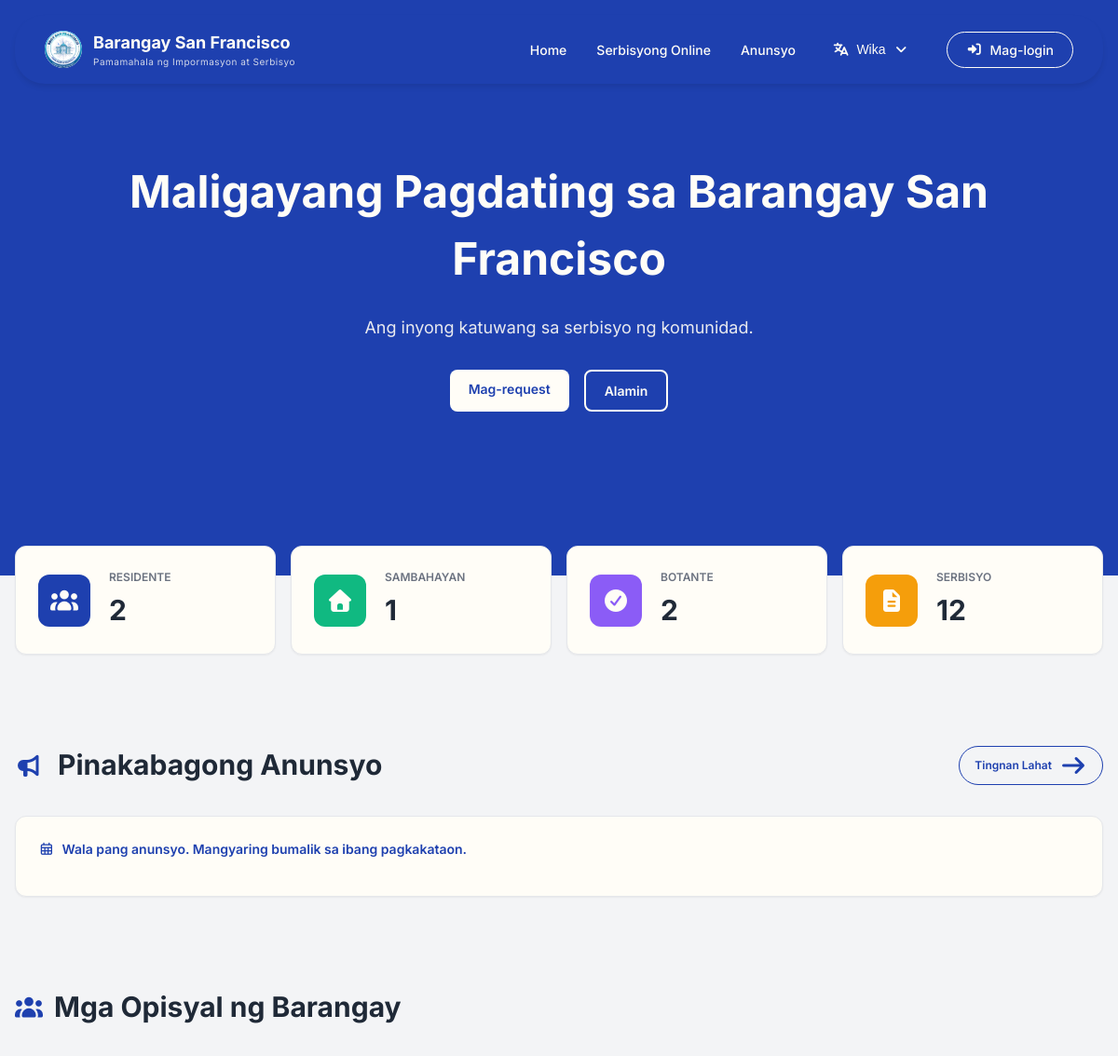
Before: /pages/index.php (upper part) with the older database file.
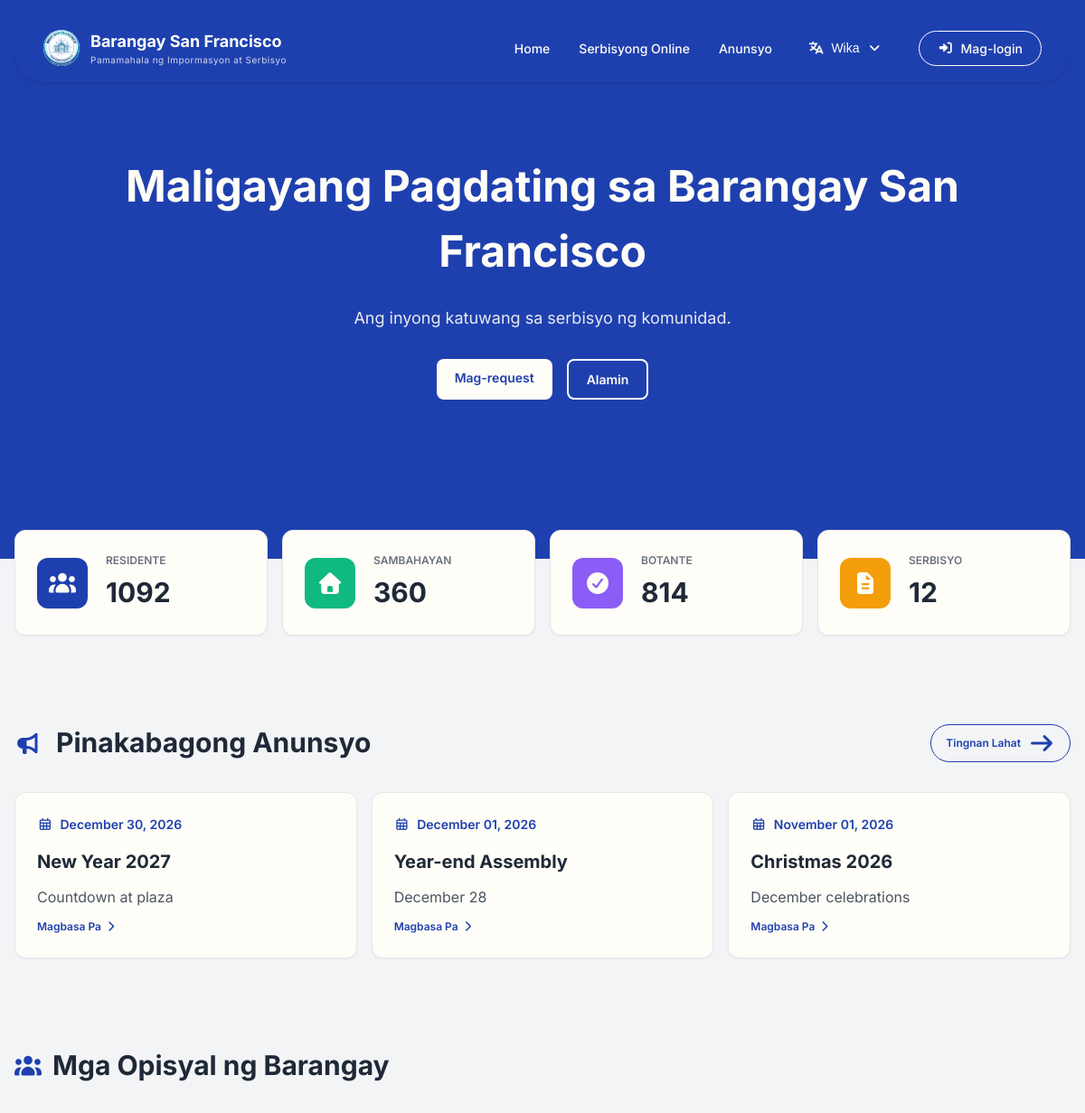
After: the same page with the newer database file.
### tables this page shows
CREATE TABLE IF NOT EXISTS `announcements` (
  `announcement_id` int NOT NULL AUTO_INCREMENT,
  `title` varchar(255) NOT NULL,
  `content` text NOT NULL,
  `created_by` int DEFAULT NULL,
  `created_at` timestamp NULL DEFAULT CURRENT_TIMESTAMP,
  `updated_at` timestamp NULL DEFAULT CURRENT_TIMESTAMP ON UPDATE CURRENT_TIMESTAMP,
  PRIMARY KEY (`announcement_id`),
  KEY `created_by` (`created_by`)
);

### includes/translations/translations.php (called while the page is built, shortened)
<?php
function __($key) {
    $lang = $_SESSION['lang'] ?? 'tl';
    return $translations[$lang][$key] ?? $key;
}
?>

### includes/core/queries.php (called while the page is built, shortened)
<?php
function getDashboardStats() {
    global $conn;
    $stats = [];
    $stmt = $conn->prepare("SELECT COUNT(*) as total FROM resident");
    $stmt->execute();
    $stats['total_residents'] = $stmt->get_result()->fetch_assoc()['total'];
    $stmt = $conn->prepare("SELECT COUNT(*) as total FROM household");
    $stmt->execute();
    $stats['total_households'] = $stmt->get_result()->fetch_assoc()['total'];
    $stmt = $conn->prepare("SELECT COUNT(*) as total FROM service_request");
    $stmt->execute();
    $stats['total_requests'] = $stmt->get_result()->fetch_assoc()['total'];
    $stmt = $conn->prepare("SELECT COUNT(*) as total FROM complaint WHERE status = 'pending'");
    $stmt->execute();
    $stats['pending_complaints'] = $stmt->get_result()->fetch_assoc()['total'];
    $stmt = $conn->prepare("SELECT COUNT(*) as total FROM resident WHERE is_voter = 1");
    $stmt->execute();
    $stats['total_voters'] = $stmt->get_result()->fetch_assoc()['total'];
    $stmt = $conn->prepare("SELECT COUNT(*) as total FROM service WHERE is_active = 1");
    $stmt->execute();
    $stats['total_services'] = $stmt->get_result()->fetch_assoc()['total'];
    return $stats;
}
?>

### pages/index.php (the view, shortened to what the changed rows need)
<?php
require_once '../includes/core/init.php';
$stats = getDashboardStats();
$announcementStmt = $conn->prepare("SELECT * FROM announcements ORDER BY created_at DESC LIMIT 3");
$announcementStmt->execute();
$latestAnnouncements = $announcementStmt->get_result()->fetch_all(MYSQLI_ASSOC);
include '../includes/layouts/header.php';
?>
<link rel="stylesheet" href="/barangay-residence-system/assets/css/pages/index.css">
<?php include '../includes/layouts/navbar.php'; ?>
<main>
    <section class="hero">
        <div class="container">
            <h2><?php echo __('hero-title'); ?></h2>
        </div>
    </section>
    <div class="container stats-section">
        <div class="grid grid-cols-4">
            <div class="card card-hover stat-card">
                <div class="stat-info">
                    <p><?php echo __('stat-residents'); ?></p>
                    <p class="stat-number"><?php echo $stats['total_residents'] ?? '0'; ?></p>
                </div>
            </div>
            <div class="card card-hover stat-card">
                <div class="stat-info">
                    <p><?php echo __('stat-households'); ?></p>
                    <p class="stat-number"><?php echo $stats['total_households'] ?? '0'; ?></p>
                </div>
            </div>
            <div class="card card-hover stat-card">
                <div class="stat-info">
                    <p><?php echo __('stat-voters'); ?></p>
                    <p class="stat-number"><?php echo $stats['total_voters'] ?? '0'; ?></p>
                </div>
            </div>
        </div>
    </div>
    <section class="announcement-section">
        <div class="container">
            <div class="grid grid-cols-3">
                <?php if (empty($latestAnnouncements)): ?>
                    <div class="card announcement-card" style="grid-column: span 3; text-align: center;">
                        <div class="announcement-date">
                            <i class="far fa-calendar-alt"></i>
                            <span><?php echo __('no-announcements'); ?></span>
                        </div>
                    </div>
                <?php else: ?>
                    <?php foreach ($latestAnnouncements as $announcement): ?>
                    <div class="card card-hover announcement-card">
                        <div class="announcement-date">
                            <i class="far fa-calendar-alt"></i>
                            <span><?php echo date('F d, Y', strtotime($announcement['created_at'])); ?></span>
                        </div>
                        <h4><?php echo htmlspecialchars($announcement['title']); ?></h4>
                        <p><?php echo htmlspecialchars(substr($announcement['content'], 0, 120)) . (strlen($announcement['content']) > 120 ? '...' : ''); ?></p>
                        <a href="announcements.php" class="read-more"><?php echo __('read-more'); ?> <i class="fas fa-chevron-right"></i></a>
                    </div>
                    <?php endforeach; ?>
                <?php endif; ?>
            </div>
        </div>
    </section>
</main>
<?php include '../includes/layouts/footer.php'; ?>

Changed rows visible on the page:
added announcements: created_at "December 30, 2026", title "New Year 2027", content "Countdown at plaza"
added announcements: created_at "December 01, 2026", title "Year-end Assembly", content "December 28"
added announcements: created_at "November 01, 2026", title "Christmas 2026", content "December celebrations"
Other visible differences:
$stats['total_residents']: "2" → "1092"
$stats['total_households']: "1" → "360"
$stats['total_voters']: "2" → "814"
__('no-announcements'): "Wala pang anunsyo. Mangyaring bumalik sa ibang pagkakataon." → (not shown)
